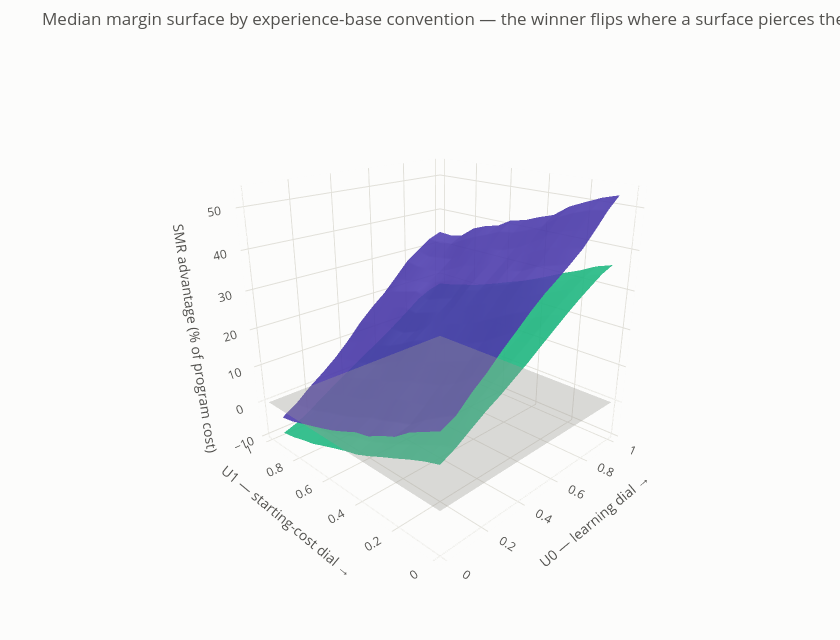

Notebook cell for this chart:
### Markdown cell above
## W6 — The boundary in 3D (rotate it)

**The question.** None new — this is the pedagogical centerpiece for the regroup: the same
boundary as W4/W5, but rotatable, so the "surface pierces the zero sheet" geometry is visible
directly.

**How to read it.** The vertical axis is the margin (SMR advantage, % of program cost). Two
surfaces = the two experience-base conventions. The flat gray sheet is `m = 0`: **the winner
flips exactly where a surface pierces the sheet.** The full-stock surface (violet) floats above
the sheet almost everywhere — with large's learning diluted by the legacy-fleet credit, SMR
rarely loses; the tiny-base surface (aqua) dips below the sheet over the slow-learning corner —
the same picture W5 showed in 2D. In the scatter below, every point is one world (a 1,500-draw
subsample); hover for its full parameter draw; diamonds are the 18 exported cases.

### Code cell
d = D[REP]
fig = go.Figure()
for conv, name, color in ((0, "tiny-base", C_TINY), (1, "full-stock", C_FULL)):
    cc, g, _ = binned_grid(d, "m_pct", mask=(d["conv_full"] == conv).to_numpy(), nbins=14)
    filled = np.where(np.isnan(g), np.nanmedian(g), g)          # fill rare empty bins for smoothing
    gs = uniform_filter(filled, size=3, mode="nearest")          # light 3x3 smoothing for display
    fig.add_trace(go.Surface(
        x=cc, y=cc, z=gs, name=name, showscale=False, opacity=0.92,
        colorscale=[[0, color], [1, color]],
        hovertemplate=("U0 %{x:.2f} | U1 %{y:.2f} | median margin %{z:.1f}%"
                       f"<extra>{name}</extra>")))
cc0 = np.linspace(0, 1, 2)
fig.add_trace(go.Surface(x=cc0, y=cc0, z=np.zeros((2, 2)), showscale=False, opacity=0.35,
                         colorscale=[[0, MUTED], [1, MUTED]], name="m = 0",
                         hovertemplate="the flip sheet: m = 0<extra></extra>"))
ps.plotly_layout(fig, title="Median margin surface by experience-base convention — "
                            "the winner flips where a surface pierces the gray sheet",
                 width=840, height=640)
fig.update_layout(scene=dict(
    xaxis=dict(title="U0 — learning dial →", gridcolor=GRID, backgroundcolor=SURFACE),
    yaxis=dict(title="U1 — starting-cost dial →", gridcolor=GRID, backgroundcolor=SURFACE),
    zaxis=dict(title="SMR advantage (% of program cost)", gridcolor=GRID, backgroundcolor=SURFACE),
    camera=dict(eye=dict(x=-1.6, y=-1.6, z=0.9))))
fig.show()
print("Legend: aqua = tiny-base, violet = full-stock, gray sheet = the flip (m = 0). "
      "Drag to rotate; the violet (full-stock) surface floats above the sheet almost "
      "everywhere, while the aqua (tiny-base) surface dips below it in the slow-learning "
      "corner - large's best case is the convention that does NOT credit it with the "
      "legacy fleet.")

### Figure 1 — Plotly figure (JSON) as saved in the notebook; plotly's stock layout.template omitted (floating-point values rounded to 4 significant figures; data arrays with more than 128 entries replaced by an {"elided": "..."} marker saying what was removed)
{"data": [{"colorscale": [[0, "#1baf7a"], [1, "#1baf7a"]], "hovertemplate": "U0 %{x:.2f} | U1 %{y:.2f} | median margin %{z:.1f}%<extra>tiny-base</extra>", "name": "tiny-base", "opacity": 0.92, "showscale": false, "type": "surface", "x": [0.03571, 0.1071, 0.1786, 0.25, 0.3214, 0.3929, 0.4643, 0.5357, 0.6071, 0.6786, 0.75, 0.8214, 0.8929, 0.9643], "y": [0.03571, 0.1071, 0.1786, 0.25, 0.3214, 0.3929, 0.4643, 0.5357, 0.6071, 0.6786, 0.75, 0.8214, 0.8929, 0.9643], "z": {"elided": "14x14 float values"}}, {"colorscale": [[0, "#4a3aa7"], [1, "#4a3aa7"]], "hovertemplate": "U0 %{x:.2f} | U1 %{y:.2f} | median margin %{z:.1f}%<extra>full-stock</extra>", "name": "full-stock", "opacity": 0.92, "showscale": false, "type": "surface", "x": [0.03571, 0.1071, 0.1786, 0.25, 0.3214, 0.3929, 0.4643, 0.5357, 0.6071, 0.6786, 0.75, 0.8214, 0.8929, 0.9643], "y": [0.03571, 0.1071, 0.1786, 0.25, 0.3214, 0.3929, 0.4643, 0.5357, 0.6071, 0.6786, 0.75, 0.8214, 0.8929, 0.9643], "z": {"elided": "14x14 float values"}}, {"colorscale": [[0, "#898781"], [1, "#898781"]], "hovertemplate": "the flip sheet: m = 0<extra></extra>", "name": "m = 0", "opacity": 0.35, "showscale": false, "type": "surface", "x": [0.0, 1.0], "y": [0.0, 1.0], "z": [[0.0, 0.0], [0.0, 0.0]]}], "layout": {"font": {"color": "#52514e", "size": 12}, "height": 640, "legend": {"bgcolor": "rgba(0,0,0,0)", "borderwidth": 0}, "margin": {"b": 45, "l": 60, "r": 20, "t": 50}, "paper_bgcolor": "#fcfcfb", "plot_bgcolor": "#fcfcfb", "scene": {"camera": {"eye": {"x": -1.6, "y": -1.6, "z": 0.9}}, "xaxis": {"backgroundcolor": "#fcfcfb", "gridcolor": "#e1e0d9", "title": {"text": "U0 — learning dial →"}}, "yaxis": {"backgroundcolor": "#fcfcfb", "gridcolor": "#e1e0d9", "title": {"text": "U1 — starting-cost dial →"}}, "zaxis": {"backgroundcolor": "#fcfcfb", "gridcolor": "#e1e0d9", "title": {"text": "SMR advantage (% of program cost)"}}}, "title": {"text": "Median margin surface by experience-base convention — the winner flips where a surface pierces the gray sheet"}, "width": 840, "xaxis": {"gridcolor": "#e1e0d9", "linecolor": "#c3c2b7", "tickfont": {"color": "#898781"}, "title": {"font": {"color": "#52514e"}}, "zerolinecolor": "#c3c2b7"}, "yaxis": {"gridcolor": "#e1e0d9", "linecolor": "#c3c2b7", "tickfont": {"color": "#898781"}, "title": {"font": {"color": "#52514e"}}, "zerolinecolor": "#c3c2b7"}}}
